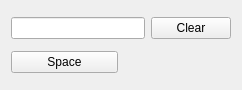
<?xml version="1.0" encoding="UTF-8"?>
<ui version="4.0">
 <class>Widget</class>
 <widget class="QWidget" name="Widget">
  <property name="geometry">
   <rect>
    <x>0</x>
    <y>0</y>
    <width>242</width>
    <height>90</height>
   </rect>
  </property>
  <property name="windowTitle">
   <string>Calculator</string>
  </property>
  <layout class="QHBoxLayout" name="horizontalLayout_2">
   <item>
    <layout class="QGridLayout" name="gridLayout">
     <item row="0" column="0" colspan="2">
      <layout class="QHBoxLayout" name="horizontalLayout">
       <item>
        <widget class="QLineEdit" name="expressionLineEdit">
         <property name="readOnly">
          <bool>true</bool>
         </property>
        </widget>
       </item>
       <item>
        <widget class="QPushButton" name="clearButton">
         <property name="text">
          <string>Clear</string>
         </property>
        </widget>
       </item>
      </layout>
     </item>
     <item row="1" column="0">
      <layout class="QGridLayout" name="numsLayout"/>
     </item>
     <item row="1" column="1">
      <layout class="QVBoxLayout" name="oprsLayout"/>
     </item>
     <item row="2" column="0">
      <widget class="QPushButton" name="spaceButton">
       <property name="text">
        <string>Space</string>
       </property>
      </widget>
     </item>
    </layout>
   </item>
  </layout>
 </widget>
 <layoutdefault spacing="6" margin="11"/>
 <resources/>
 <connections>
  <connection>
   <sender>clearButton</sender>
   <signal>clicked()</signal>
   <receiver>expressionLineEdit</receiver>
   <slot>clear()</slot>
   <hints>
    <hint type="sourcelabel">
     <x>281</x>
     <y>82</y>
    </hint>
    <hint type="destinationlabel">
     <x>229</x>
     <y>85</y>
    </hint>
   </hints>
  </connection>
 </connections>
</ui>
